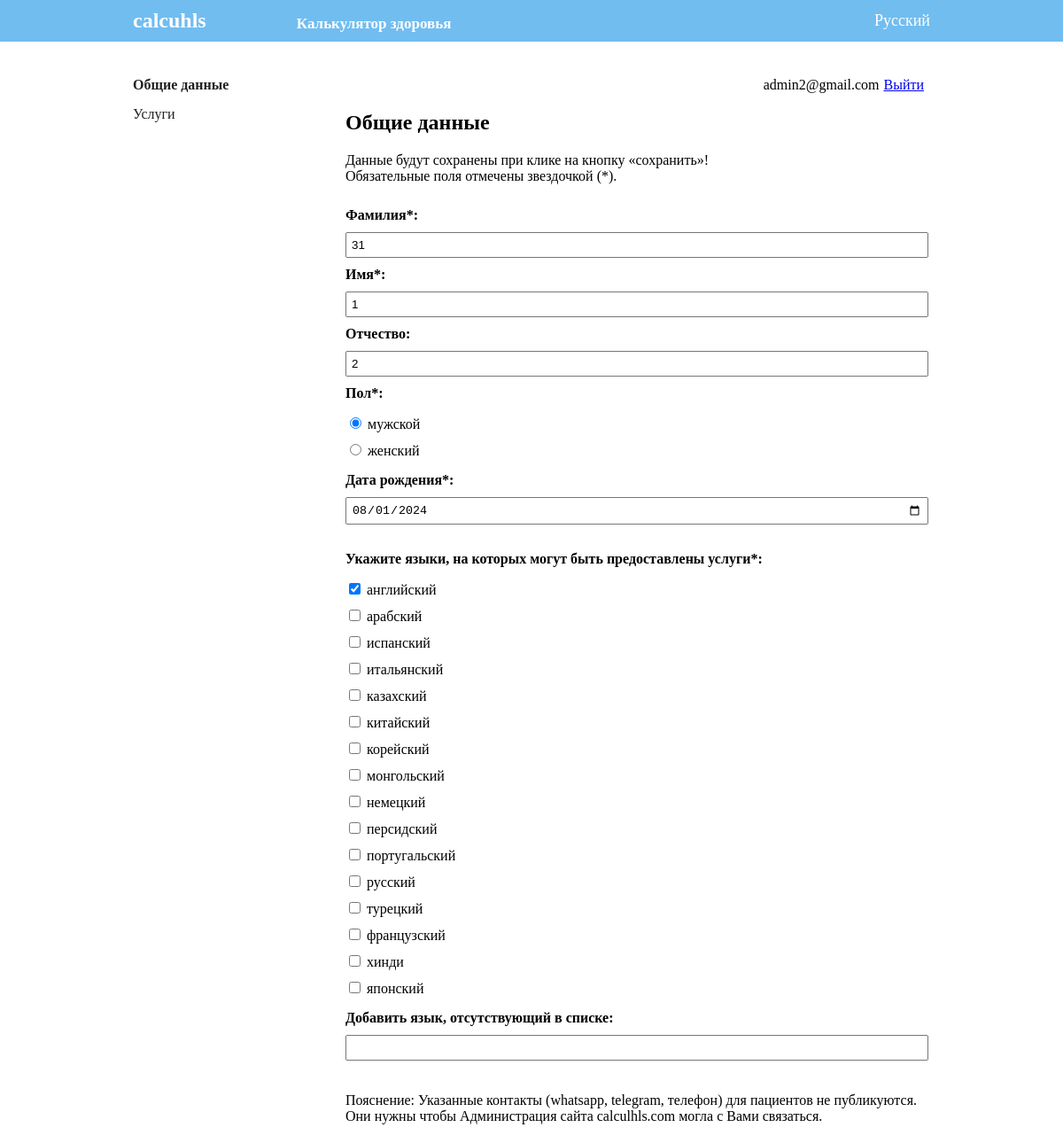
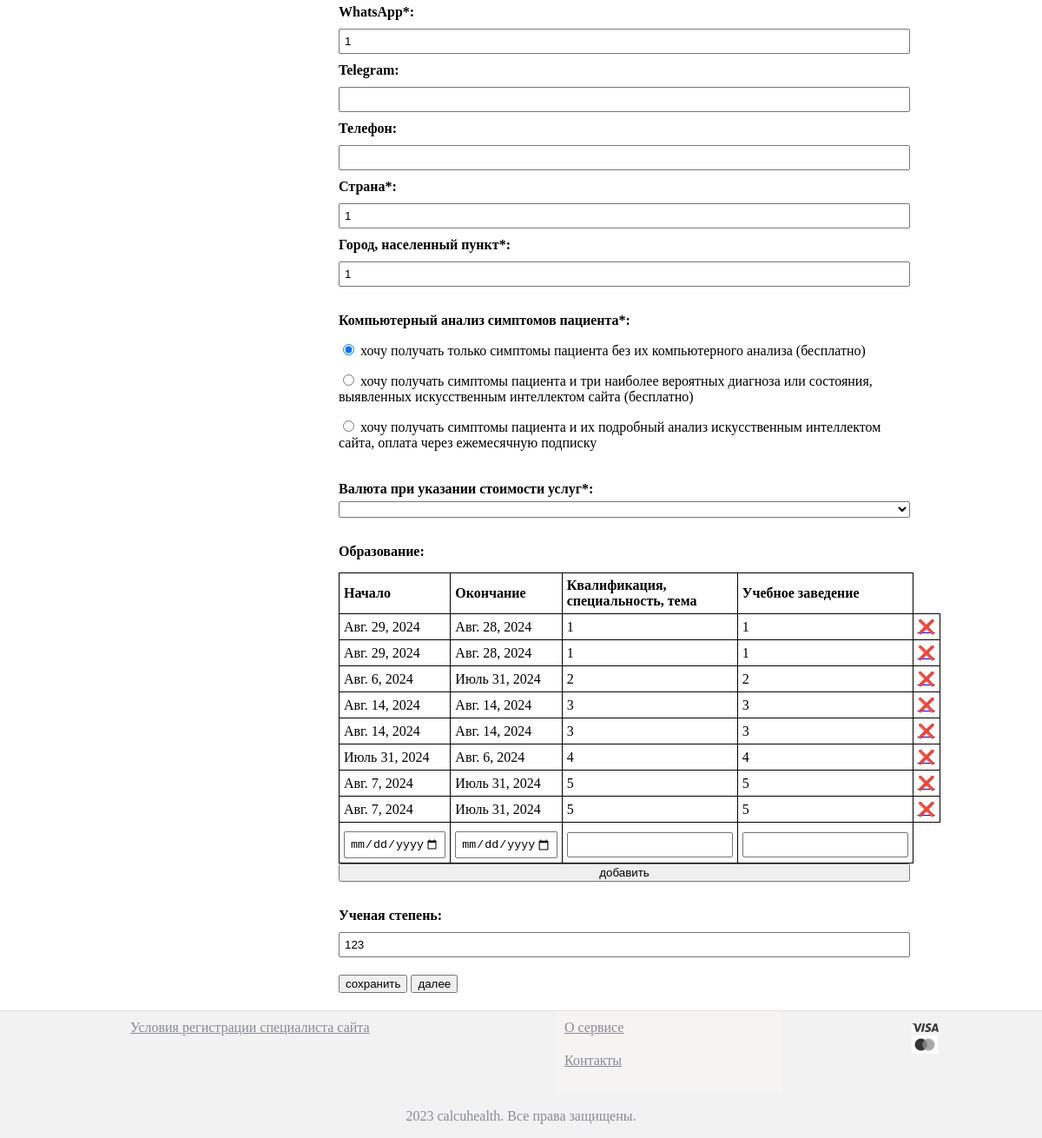
The app's page /cabinet/ (signed in) with its own data (2 pictures, top to bottom).
### diagnostics/models.py (models this page shows, shortened)
class User(AbstractUser):
    choices = (
        ('Специалист', 'Я регистрирую свои услуги как специалист'),
        ('Клиника', 'Я регистрирую услуги клиники как администратор')
    )
    type = models.TextField(choices=choices)
    username = None
    email = models.EmailField(unique=True, default=uuid.uuid4)
    USERNAME_FIELD = 'email'
    REQUIRED_FIELDS = []
    clinic_name = models.CharField( max_length=255)
    last_name_or_clinic_name = models.CharField( max_length=255)
    first_name_or_clinic_address = models.CharField( max_length=255)
    patronymic_or_clinic_hours = models.CharField( max_length=255, blank=True)
    gender = models.CharField( max_length=10, blank=True)
    date_of_birth = models.DateField( null=True, blank=True)
    languages = models.JSONField( default=list, blank=True)
    other_language = models.CharField(blank=True, null=True, max_length=100)
    whatsapp = models.CharField(blank=True, null=True, max_length=100)
    telegram = models.CharField( max_length=20, blank=True)
    phone = models.CharField(blank=True, null=True, max_length=100)
    country = models.CharField( max_length=100)
    city_or_locality = models.CharField( max_length=100)
    computer_analysis = models.TextField( blank=True)
    academic_degree_or_home_call = models.TextField( blank=True)
    created_at = models.DateTimeField(auto_now=True)
    currency = models.CharField(max_length=100, null=True)

class Education(models.Model):
    user = models.ForeignKey(User, on_delete=models.CASCADE, related_name='educations')
    start_date = models.DateField(null=True, blank=True)
    end_date = models.DateField(null=True, blank=True)
    specialty = models.CharField(max_length=200, blank=True)
    institution = models.CharField(max_length=200, blank=True)
    created_at = models.DateTimeField(auto_now=True)

### diagnostics/views.py (the view, shortened to what this page needs)
# urls.py: path('cabinet/', cabinet_specialist, name='cabinet_specialist'),
@login_required(login_url='/login/')
def cabinet_specialist(request):
    user = request.user
    education_instances = Education.objects.filter(user=request.user)
    context = {'form': RegistrationForm(instance=user), 'user': user, 'education_formset': EducationFormSet(), 'form_edu': education_instances} # EducationFormSet(initial=initial_data)
    return render(request, 'diagnostics/cabinet_specialist.html', context)

### diagnostics/forms.py (called while the page is built, shortened)
    def update_labels(self, user_type):
        if user_type == 'Специалист':
            self.fields['last_name_or_clinic_name'].label = 'Фамилия*'
            self.fields['first_name_or_clinic_address'].label = 'Имя*'
            self.fields['patronymic_or_clinic_hours'].label = 'Отчество'
            self.fields['gender'].label = 'Пол*'
            self.fields['date_of_birth'].label = 'Дата рождения*'
            self.fields['academic_degree_or_home_call'].label = 'Ученая степень'

### diagnostics/templates/diagnostics/cabinet_specialist.html (shortened to what this page needs)
{% extends 'diagnostics/base2.html' %}
{% block content %}
<div class="container">
    <div class="sidebar">
        <div class="sidebar-item"><b>Общие данные</b></div>
        <div class="sidebar-item" onclick="submitForm('{% url 'services' %}')">Услуги</div>
    </div>
    <div class="content">
        <div class="logout-link">
            {{ user.email }}<a style="padding: 5px;" href="{% url 'logout' %}">Выйти</a>
        </div>
        <h2>Общие данные</h2>
        <p style="margin: 0;">Данные будут сохранены при клике на кнопку «сохранить»! </p>
        <p style="margin-top: 0;">Обязательные поля отмечены звездочкой (*).
        <p>
        <form id="form" action="{% url 'cabinet_specialist' %}" method="post" onsubmit="return validateForm()">
            <div class="form-section">
                {{ form.last_name_or_clinic_name.label_tag }}
                {{ form.last_name_or_clinic_name }}
                {{ form.first_name_or_clinic_address.label_tag }}
                {{ form.first_name_or_clinic_address }}
                {{ form.patronymic_or_clinic_hours.label_tag }}
                {{ form.patronymic_or_clinic_hours }}
                {{ form.gender.label_tag }}
                <div class="radio-group">
                    {% for radio in form.gender %}
                    <div class="radio-group no-bold">
                        {{ radio }}
                    </div>
                    {% endfor %}
                </div>
                {{ form.date_of_birth.label_tag }}
                {{ form.date_of_birth }}
            </div>
            <div class="form-section">
                <label>Укажите языки, на которых могут быть предоставлены услуги*:</label>
                <div class="checkbox-group">
                    {% for language in form.languages %}
                    <div class="checkbox no-bold">
                        {{ language }}
                    </div>
                    {% endfor %}
                </div>
                {{ form.other_language.label_tag }}
                {{ form.other_language }}
            </div>
            <div class="form-section">
                <p>Пояснение: Указанные контакты (whatsapp, telegram, телефон) для пациентов не публикуются. Они нужны
                    чтобы Администрация сайта calculhls.com могла с Вами связаться.</p>
                {{ form.whatsapp.label_tag }}
                {{ form.whatsapp }}
                {{ form.telegram.label_tag }}
                {{ form.telegram }}
                {{ form.phone.label_tag }}
                {{ form.phone }}
                {{ form.country.label_tag }}
                {{ form.country }}
                {{ form.city_or_locality.label_tag }}
                {{ form.city_or_locality }}
            </div>
            <div class="form-section">
                {{ form.computer_analysis.label_tag }}
                {% for radio in form.computer_analysis %}
                <div class="radio-group no-bold">
                    {{ radio }}
                </div>
                {% endfor %}
            </div>
            <div class="form-section">
                {{ form.currency.label_tag }}
                {{ form.currency }}
            </div>
            <div class="form-section">
                <label>Образование:</label>
                <table class="education-table" id="education-table">
                    <thead>
                        <tr>
                            <th>Начало</th>
                            <th>Окончание</th>
                            <th>Квалификация, специальность, тема</th>
                            <th>Учебное заведение</th>
                        </tr>
                    </thead>
                    <tbody>
                        {% for education in form_edu %}
                        <tr class="education-form">
                            <td>{{ education.start_date }}</td>
                            <td>{{ education.end_date }}</td>
                            <td>{{ education.specialty }}</td>
                            <td>{{ education.institution }}</td>
                            <td>
                                <a href="{% url 'delete_education' education.id %}">❌</a>
                            </td>
                        </tr>
                        {% endfor %}
                        {% for form in education_formset %}
                        <tr class="education-form">
                            <td>{{ form.start_date }}</td>
                            <td>{{ form.end_date }}</td>
                            <td>{{ form.specialty }}</td>
                            <td>{{ form.institution }}</td>
                        </tr>
                        {% endfor %}
                    </tbody>
                </table>
                <button type="button" onclick="addRow()">добавить</button>
            </div>
            <div class="form-section">
                {{ form.academic_degree_or_home_call.label_tag }}
                {{ form.academic_degree_or_home_call }}
            </div>
            <button type="button" onclick="submitForm('{% url 'cabinet_specialist' %}')">сохранить</button>
            <button type="button" onclick="submitForm('{% url 'services' %}')">далее</button>
        </form>
    </div>
</div>
{% endblock %}

### diagnostics/templates/diagnostics/base2.html (shortened to what this page needs)
{% load static %}
<!DOCTYPE html>
<html lang="en">
<head>
    <link rel="stylesheet" type="text/css" href="{% static 'css/styles.css' %}">
    <link rel="stylesheet" href="https://code.jquery.com/ui/1.12.1/themes/base/jquery-ui.css">
</head>
<body>
    <div class="header">
        <div class="header-content">
            <div class="header-title" onclick="showModal()">calcuhls<br></div>
            <div style="width: 550px;">
            <p style="font-size: 17px; font-weight: bold; margin: 0;">
                Калькулятор здоровья <br>
            </p>
            </div>
            <div class="language">
            <span id="current-language">Русский</span>
            </div>
        </div>
    </div>
    {% block content %} {% endblock %}
    <div class="footer-header">
        <div class="documents-container">
            <div class="documents" style="display: flex; flex-direction: column; text-align: left; margin-top: 0;">
                <div style="margin-bottom: 20px;">
                    <a href="javascript:void(0);" onclick="showRules()" style="color: #888b94;">Условия регистрации специалиста
                        сайта</a>
                </div>
            </div>
            <div class="footer">
                <div style="margin-bottom: 20px;">
                    <a href="javascript:void(0);" onclick="showInfo()" style="color: #888b94;">О сервисе</a>
                </div>
                <div style="margin-bottom: 20px;">
                    <a href="javascript:void(0);" onclick="showContactModal()" style="color: #888b94;">Контакты</a>
                </div>
            </div>
            <div class="cards">
                <img src="{% static 'img/visa.png' %}"></img>
                <img src="{% static 'img/mastercard.png' %}"></img>
            </div>
        </div>
    </div>
    <div class="footer-copyright">
        <p>2023 calcuhealth. Все права защищены.</p>
    </div>
</body>
</html>

### static/css/styles.css (style rules this page uses)
body { font-family: inherit; background-color: #ffffff; margin: 0; padding: 0; display: flex; flex-direction: column; align-items: center; min-height: 100vh; }
.cards img { filter: grayscale(100%); }
.header { display: flex; justify-content: center; width: 99%; padding: 10px; background-color: #71bdf0; color: #fff; }
.header-content { display: flex; justify-content: space-between; align-items: center; width: 100%; max-width: 900px; }
.header-title { font-size: 24px; font-weight: bold; cursor: pointer; }
.language { font-size: 18px; }
.container { display: flex; width: 90%; align-items: flex-start; max-width: 940px; border-radius: 10px; margin-top: 20px; }
.sidebar { color: #222020; padding: 20px; width: 200px; }
.sidebar-item { margin-bottom: 15px; cursor: default; transition: background-color 0.3s; }
.content { padding: 20px; width: 70%; background-color: #fff; }
.footer-header { display: block; justify-content: center; width: 100%; background-color: #f2f2f3; }
.footer-copyright { background-color: #f2f2f3; color: #01071d; width: 100%; text-align: center; color: #888b94; }
.footer { background-color: #f6f3f3; color: #888b94; padding: 10px; width: 240px; }
.documents-container { display: grid; width: 920px; grid-auto-flow: column; gap: 140px; margin: auto; }
.documents { padding: 10px; color : black; left : 2%; width: 340px; margin-top: auto; }
.cards { right: 0%; bottom: auto; padding: 10px; }
.form-section { display: flex; flex-direction: column; height: 100%; }
label { font-weight: bold; display: block; margin-bottom: 5px; }

### diagnostics/templates/diagnostics/cabinet_specialist.html (style rules this page uses)
.form-section { margin-bottom: 20px; }
.form-section label { display: block; margin-top: 10px; }
.form-section input[type="text"], .form-section input[type="email"], .form-section input[type="number"], .form-section input[type="date"] { padding: 5px; margin-top: 5px; }
.form-section .education-table { width: 100%; border-collapse: collapse; margin-top: 10px; }
.form-section .education-table th, .form-section .education-table td { border: 1px solid #000; padding: 5px; text-align: left; }
.no-bold label { font-weight: normal; }
.logout-link { width: 100%; text-align: right; font-size: 16px; }

### records on screen
User: email "admin2@gmail.com", last_name_or_clinic_name "31", first_name_or_clinic_address "1", patronymic_or_clinic_hours "2", date_of_birth "08/01/2024", whatsapp "1", country "1", city_or_locality "1", academic_degree_or_home_call "123"
Education: start_date "Авг. 29, 2024", end_date "Авг. 28, 2024", specialty "1", institution "1"
Education: start_date "Авг. 29, 2024", end_date "Авг. 28, 2024", specialty "1", institution "1"
Education: start_date "Авг. 6, 2024", end_date "Июль 31, 2024", specialty "2", institution "2"
Education: start_date "Авг. 14, 2024", end_date "Авг. 14, 2024", specialty "3", institution "3"
Education: start_date "Авг. 14, 2024", end_date "Авг. 14, 2024", specialty "3", institution "3"
Education: start_date "Июль 31, 2024", end_date "Авг. 6, 2024", specialty "4", institution "4"
Education: start_date "Авг. 7, 2024", end_date "Июль 31, 2024", specialty "5", institution "5"
Education: start_date "Авг. 7, 2024", end_date "Июль 31, 2024", specialty "5", institution "5"
